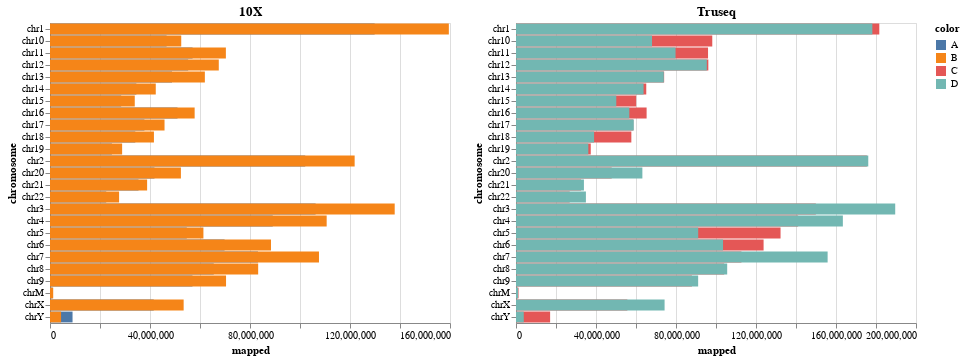

Notebook code cell kept with this figure:
### Code cell
charts_baseline = []

for ds in datasets_baseline:
    charts_baseline.append(alt.Chart(ds).mark_bar().encode(
        x = 'mapped',
        y = 'chromosome',
        color = 'color'
    ))
    
charts_baseline[0].title = "COLO829BL_10X"
charts_baseline[1].title = "COLO829T_10X"
charts_baseline[2].title = "COLO829BL"
charts_baseline[3].title = "COLO829T"

# Titles will not concatenate when Layering plots like I do here with 10x vs Truseq. So overriding title here to make sense for now....
# This is, I think, because bugs in vega-lite merged in March not yet upstreamed: https://github.com/altair-viz/altair/issues/585 and https://github.com/vega/vega-lite/pull/3620

charts_baseline[0].title = "10X"
charts_baseline[1].title = "10X"
charts_baseline[2].title = "Truseq"
charts_baseline[3].title = "Truseq"

(charts_baseline[0] + charts_baseline[1]) | (charts_baseline[2] + charts_baseline[3])

### Figure 1 — Vega-Lite specification as saved in the notebook (floating-point values rounded to 4 significant figures)
{"$schema": "https://vega.github.io/schema/vega-lite/v2.4.1.json", "config": {"view": {"height": 300, "width": 400}}, "hconcat": [{"layer": [{"data": {"values": [{"chromosome": "chr1", "color": "A", "mapped": 129858336}, {"chromosome": "chr2", "color": "A", "mapped": 102084153}, {"chromosome": "chr3", "color": "A", "mapped": 106238758}, {"chromosome": "chr4", "color": "A", "mapped": 89090484}, {"chromosome": "chr5", "color": "A", "mapped": 54717640}, {"chromosome": "chr6", "color": "A", "mapped": 69826336}, {"chromosome": "chr7", "color": "A", "mapped": 83190278}, {"chromosome": "chr8", "color": "A", "mapped": 65497334}, {"chromosome": "chr9", "color": "A", "mapped": 56983210}, {"chromosome": "chr10", "color": "A", "mapped": 46642245}, {"chromosome": "chr11", "color": "A", "mapped": 57016397}, {"chromosome": "chr12", "color": "A", "mapped": 55271303}, {"chromosome": "chr13", "color": "A", "mapped": 48799014}, {"chromosome": "chr14", "color": "A", "mapped": 34541558}, {"chromosome": "chr15", "color": "A", "mapped": 28471822}, {"chromosome": "chr16", "color": "A", "mapped": 50996379}, {"chromosome": "chr17", "color": "A", "mapped": 37765189}, {"chromosome": "chr18", "color": "A", "mapped": 34117545}, {"chromosome": "chr19", "color": "A", "mapped": 24768129}, {"chromosome": "chr20", "color": "A", "mapped": 41787875}, {"chromosome": "chr21", "color": "A", "mapped": 35400567}, {"chromosome": "chr22", "color": "A", "mapped": 22488880}, {"chromosome": "chrX", "color": "A", "mapped": 41491924}, {"chromosome": "chrY", "color": "A", "mapped": 9017780}, {"chromosome": "chrM", "color": "A", "mapped": 996492}]}, "encoding": {"color": {"field": "color", "type": "nominal"}, "x": {"field": "mapped", "type": "quantitative"}, "y": {"field": "chromosome", "type": "nominal"}}, "mark": "bar", "title": "10X"}, {"data": {"values": [{"chromosome": "chr1", "color": "B", "mapped": 159537247}, {"chromosome": "chr2", "color": "B", "mapped": 121860508}, {"chromosome": "chr3", "color": "B", "mapped": 137879745}, {"chromosome": "chr4", "color": "B", "mapped": 110667186}, {"chromosome": "chr5", "color": "B", "mapped": 61367991}, {"chromosome": "chr6", "color": "B", "mapped": 88397904}, {"chromosome": "chr7", "color": "B", "mapped": 107590510}, {"chromosome": "chr8", "color": "B", "mapped": 83269590}, {"chromosome": "chr9", "color": "B", "mapped": 70418530}, {"chromosome": "chr10", "color": "B", "mapped": 52494667}, {"chromosome": "chr11", "color": "B", "mapped": 70350519}, {"chromosome": "chr12", "color": "B", "mapped": 67513572}, {"chromosome": "chr13", "color": "B", "mapped": 61942925}, {"chromosome": "chr14", "color": "B", "mapped": 42306570}, {"chromosome": "chr15", "color": "B", "mapped": 33905175}, {"chromosome": "chr16", "color": "B", "mapped": 57859603}, {"chromosome": "chr17", "color": "B", "mapped": 45812599}, {"chromosome": "chr18", "color": "B", "mapped": 41572485}, {"chromosome": "chr19", "color": "B", "mapped": 28851797}, {"chromosome": "chr20", "color": "B", "mapped": 52363798}, {"chromosome": "chr21", "color": "B", "mapped": 38847377}, {"chromosome": "chr22", "color": "B", "mapped": 27640068}, {"chromosome": "chrX", "color": "B", "mapped": 53458892}, {"chromosome": "chrY", "color": "B", "mapped": 4431520}, {"chromosome": "chrM", "color": "B", "mapped": 1284027}]}, "encoding": {"color": {"field": "color", "type": "nominal"}, "x": {"field": "mapped", "type": "quantitative"}, "y": {"field": "chromosome", "type": "nominal"}}, "mark": "bar", "title": "10X"}]}, {"layer": [{"data": {"values": [{"chromosome": "chr1", "color": "C", "mapped": 181653006}, {"chromosome": "chr2", "color": "C", "mapped": 175439055}, {"chromosome": "chr3", "color": "C", "mapped": 149930113}, {"chromosome": "chr4", "color": "C", "mapped": 141071592}, {"chromosome": "chr5", "color": "C", "mapped": 132275857}, {"chromosome": "chr6", "color": "C", "mapped": 123795509}, {"chromosome": "chr7", "color": "C", "mapped": 112718346}, {"chromosome": "chr8", "color": "C", "mapped": 104087444}, {"chromosome": "chr9", "color": "C", "mapped": 87958965}, {"chromosome": "chr10", "color": "C", "mapped": 98137719}, {"chromosome": "chr11", "color": "C", "mapped": 96021237}, {"chromosome": "chr12", "color": "C", "mapped": 96164122}, {"chromosome": "chr13", "color": "C", "mapped": 74071373}, {"chromosome": "chr14", "color": "C", "mapped": 65132990}, {"chromosome": "chr15", "color": "C", "mapped": 60085180}, {"chromosome": "chr16", "color": "C", "mapped": 65306918}, {"chromosome": "chr17", "color": "C", "mapped": 58632277}, {"chromosome": "chr18", "color": "C", "mapped": 57672329}, {"chromosome": "chr19", "color": "C", "mapped": 37379284}, {"chromosome": "chr20", "color": "C", "mapped": 47853586}, {"chromosome": "chr21", "color": "C", "mapped": 32534742}, {"chromosome": "chr22", "color": "C", "mapped": 26856525}, {"chromosome": "chrX", "color": "C", "mapped": 55677395}, {"chromosome": "chrY", "color": "C", "mapped": 17062414}, {"chromosome": "chrM", "color": "C", "mapped": 1261878}]}, "encoding": {"color": {"field": "color", "type": "nominal"}, "x": {"field": "mapped", "type": "quantitative"}, "y": {"field": "chromosome", "type": "nominal"}}, "mark": "bar", "title": "Truseq"}, {"data": {"values": [{"chromosome": "chr1", "color": "D", "mapped": 178181423}, {"chromosome": "chr2", "color": "D", "mapped": 176133601}, {"chromosome": "chr3", "color": "D", "mapped": 189608738}, {"chromosome": "chr4", "color": "D", "mapped": 163428210}, {"chromosome": "chr5", "color": "D", "mapped": 91099688}, {"chromosome": "chr6", "color": "D", "mapped": 103524207}, {"chromosome": "chr7", "color": "D", "mapped": 155811587}, {"chromosome": "chr8", "color": "D", "mapped": 105595258}, {"chromosome": "chr9", "color": "D", "mapped": 91077539}, {"chromosome": "chr10", "color": "D", "mapped": 68020299}, {"chromosome": "chr11", "color": "D", "mapped": 79781772}, {"chromosome": "chr12", "color": "D", "mapped": 95411558}, {"chromosome": "chr13", "color": "D", "mapped": 73913392}, {"chromosome": "chr14", "color": "D", "mapped": 63786254}, {"chromosome": "chr15", "color": "D", "mapped": 50144245}, {"chromosome": "chr16", "color": "D", "mapped": 56651148}, {"chromosome": "chr17", "color": "D", "mapped": 58888431}, {"chromosome": "chr18", "color": "D", "mapped": 39048763}, {"chromosome": "chr19", "color": "D", "mapped": 36163242}, {"chromosome": "chr20", "color": "D", "mapped": 63187224}, {"chromosome": "chr21", "color": "D", "mapped": 33961582}, {"chromosome": "chr22", "color": "D", "mapped": 34952036}, {"chromosome": "chrX", "color": "D", "mapped": 74293975}, {"chromosome": "chrY", "color": "D", "mapped": 3879778}, {"chromosome": "chrM", "color": "D", "mapped": 1036659}]}, "encoding": {"color": {"field": "color", "type": "nominal"}, "x": {"field": "mapped", "type": "quantitative"}, "y": {"field": "chromosome", "type": "nominal"}}, "mark": "bar", "title": "Truseq"}]}]}
